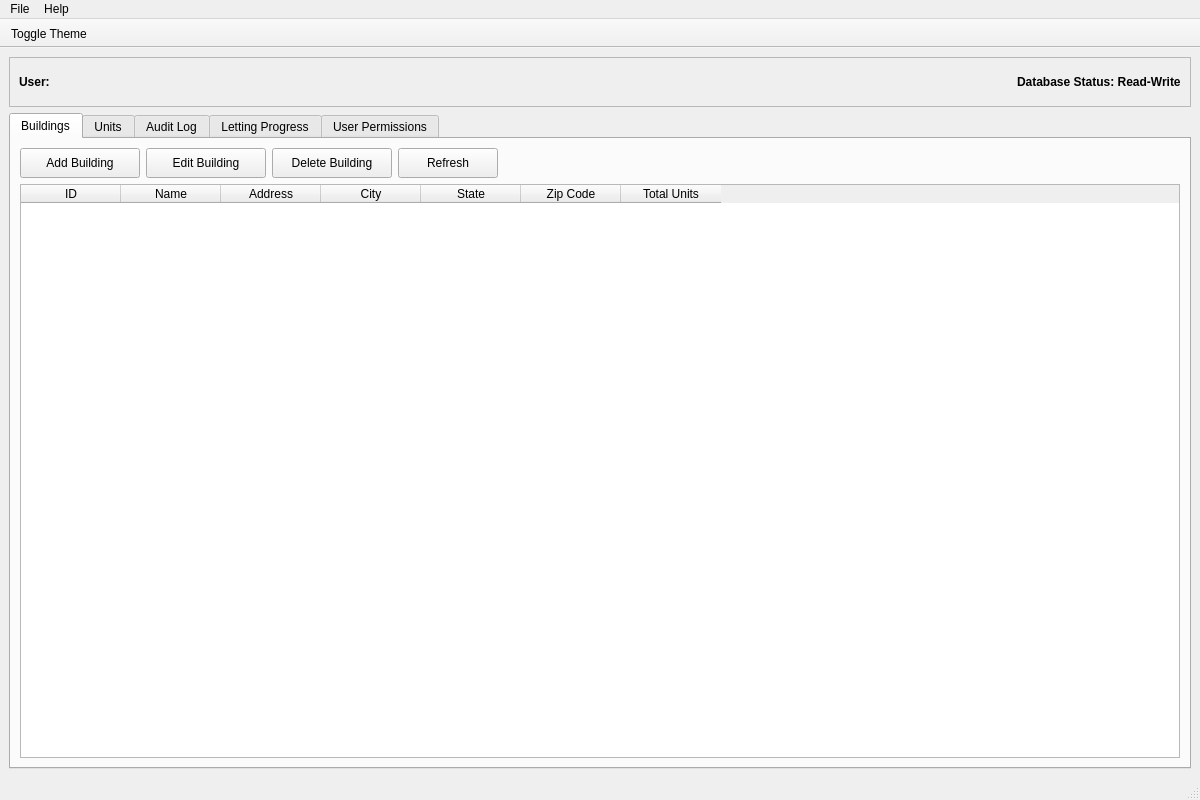
<?xml version="1.0" encoding="UTF-8"?>
<ui version="4.0">
 <class>MainWindow</class>
 <widget class="QMainWindow" name="MainWindow">
  <property name="geometry">
   <rect>
    <x>0</x>
    <y>0</y>
    <width>1200</width>
    <height>800</height>
   </rect>
  </property>
  <property name="windowTitle">
   <string>Property Management System</string>
  </property>
  <widget class="QWidget" name="centralwidget">
   <layout class="QVBoxLayout" name="verticalLayout">
    <item>
     <widget class="QFrame" name="statusFrame">
      <property name="frameShape">
       <enum>QFrame::StyledPanel</enum>
      </property>
      <property name="frameShadow">
       <enum>QFrame::Raised</enum>
      </property>
      <property name="minimumSize">
       <size>
        <width>0</width>
        <height>50</height>
       </size>
      </property>
      <layout class="QHBoxLayout" name="statusFrameLayout">
       <item>
        <widget class="QLabel" name="userLabel">
         <property name="text">
          <string>User: </string>
         </property>
         <property name="font">
          <font>
           <weight>75</weight>
           <bold>true</bold>
          </font>
         </property>
        </widget>
       </item>
       <item>
        <spacer name="horizontalSpacer">
         <property name="orientation">
          <enum>Qt::Horizontal</enum>
         </property>
         <property name="sizeHint" stdset="0">
          <size>
           <width>40</width>
           <height>20</height>
          </size>
         </property>
        </spacer>
       </item>
       <item>
        <widget class="QLabel" name="lockStatusLabel">
         <property name="text">
          <string>Database Status: Read-Write</string>
         </property>
         <property name="font">
          <font>
           <weight>75</weight>
           <bold>true</bold>
          </font>
         </property>
        </widget>
       </item>
      </layout>
     </widget>
    </item>
    <item>
     <widget class="QTabWidget" name="tabWidget">
      <property name="currentIndex">
       <number>0</number>
      </property>
      <widget class="QWidget" name="buildingsTab">
       <attribute name="title">
        <string>Buildings</string>
       </attribute>
       <layout class="QVBoxLayout" name="buildingsTabLayout">
        <item>
         <layout class="QHBoxLayout" name="buildingsToolbarLayout">
          <item>
           <widget class="QPushButton" name="addBuildingButton">
            <property name="text">
             <string>Add Building</string>
            </property>
            <property name="minimumSize">
             <size>
              <width>120</width>
              <height>30</height>
             </size>
            </property>
           </widget>
          </item>
          <item>
           <widget class="QPushButton" name="editBuildingButton">
            <property name="text">
             <string>Edit Building</string>
            </property>
            <property name="minimumSize">
             <size>
              <width>120</width>
              <height>30</height>
             </size>
            </property>
           </widget>
          </item>
          <item>
           <widget class="QPushButton" name="deleteBuildingButton">
            <property name="text">
             <string>Delete Building</string>
            </property>
            <property name="minimumSize">
             <size>
              <width>120</width>
              <height>30</height>
             </size>
            </property>
           </widget>
          </item>
          <item>
           <widget class="QPushButton" name="refreshBuildingsButton">
            <property name="text">
             <string>Refresh</string>
            </property>
            <property name="minimumSize">
             <size>
              <width>100</width>
              <height>30</height>
             </size>
            </property>
           </widget>
          </item>
          <item>
           <spacer name="buildingsToolbarSpacer">
            <property name="orientation">
             <enum>Qt::Horizontal</enum>
            </property>
            <property name="sizeHint" stdset="0">
             <size>
              <width>40</width>
              <height>20</height>
             </size>
            </property>
           </spacer>
          </item>
         </layout>
        </item>
        <item>
         <widget class="QTableWidget" name="buildingsTable">
          <property name="alternatingRowColors">
           <bool>true</bool>
          </property>
          <property name="selectionBehavior">
           <enum>QAbstractItemView::SelectRows</enum>
          </property>
          <property name="selectionMode">
           <enum>QAbstractItemView::SingleSelection</enum>
          </property>
          <column>
           <property name="text">
            <string>ID</string>
           </property>
          </column>
          <column>
           <property name="text">
            <string>Name</string>
           </property>
          </column>
          <column>
           <property name="text">
            <string>Address</string>
           </property>
          </column>
          <column>
           <property name="text">
            <string>City</string>
           </property>
          </column>
          <column>
           <property name="text">
            <string>State</string>
           </property>
          </column>
          <column>
           <property name="text">
            <string>Zip Code</string>
           </property>
          </column>
          <column>
           <property name="text">
            <string>Total Units</string>
           </property>
          </column>
         </widget>
        </item>
       </layout>
      </widget>
      <widget class="QWidget" name="unitsTab">
       <attribute name="title">
        <string>Units</string>
       </attribute>
       <layout class="QVBoxLayout" name="unitsTabLayout">
        <item>
         <layout class="QHBoxLayout" name="unitsToolbarLayout">
          <item>
           <widget class="QPushButton" name="addUnitButton">
            <property name="text">
             <string>Add Unit</string>
            </property>
            <property name="minimumSize">
             <size>
              <width>120</width>
              <height>30</height>
             </size>
            </property>
           </widget>
          </item>
          <item>
           <widget class="QPushButton" name="editUnitButton">
            <property name="text">
             <string>Edit Unit</string>
            </property>
            <property name="minimumSize">
             <size>
              <width>120</width>
              <height>30</height>
             </size>
            </property>
           </widget>
          </item>
          <item>
           <widget class="QPushButton" name="deleteUnitButton">
            <property name="text">
             <string>Delete Unit</string>
            </property>
            <property name="minimumSize">
             <size>
              <width>120</width>
              <height>30</height>
             </size>
            </property>
           </widget>
          </item>
          <item>
           <widget class="QPushButton" name="refreshUnitsButton">
            <property name="text">
             <string>Refresh</string>
            </property>
            <property name="minimumSize">
             <size>
              <width>100</width>
              <height>30</height>
             </size>
            </property>
           </widget>
          </item>
          <item>
           <spacer name="unitsToolbarSpacer">
            <property name="orientation">
             <enum>Qt::Horizontal</enum>
            </property>
            <property name="sizeHint" stdset="0">
             <size>
              <width>40</width>
              <height>20</height>
             </size>
            </property>
           </spacer>
          </item>
         </layout>
        </item>
        <item>
         <widget class="QTableWidget" name="unitsTable">
          <property name="alternatingRowColors">
           <bool>true</bool>
          </property>
          <property name="selectionBehavior">
           <enum>QAbstractItemView::SelectRows</enum>
          </property>
          <property name="selectionMode">
           <enum>QAbstractItemView::SingleSelection</enum>
          </property>
          <column>
           <property name="text">
            <string>ID</string>
           </property>
          </column>
          <column>
           <property name="text">
            <string>Building</string>
           </property>
          </column>
          <column>
           <property name="text">
            <string>Unit Number</string>
           </property>
          </column>
          <column>
           <property name="text">
            <string>Floor</string>
           </property>
          </column>
          <column>
           <property name="text">
            <string>Type</string>
           </property>
          </column>
          <column>
           <property name="text">
            <string>Sq Ft</string>
           </property>
          </column>
          <column>
           <property name="text">
            <string>Rent</string>
           </property>
          </column>
          <column>
           <property name="text">
            <string>Status</string>
           </property>
          </column>
          <column>
           <property name="text">
            <string>Tenant</string>
           </property>
          </column>
         </widget>
        </item>
       </layout>
      </widget>
      <widget class="QWidget" name="auditTab">
       <attribute name="title">
        <string>Audit Log</string>
       </attribute>
       <layout class="QVBoxLayout" name="auditTabLayout">
        <item>
         <layout class="QHBoxLayout" name="auditToolbarLayout">
          <item>
           <widget class="QPushButton" name="refreshAuditButton">
            <property name="text">
             <string>Refresh</string>
            </property>
            <property name="minimumSize">
             <size>
              <width>100</width>
              <height>30</height>
             </size>
            </property>
           </widget>
          </item>
          <item>
           <spacer name="auditToolbarSpacer">
            <property name="orientation">
             <enum>Qt::Horizontal</enum>
            </property>
            <property name="sizeHint" stdset="0">
             <size>
              <width>40</width>
              <height>20</height>
             </size>
            </property>
           </spacer>
          </item>
         </layout>
        </item>
        <item>
         <widget class="QTableWidget" name="auditTable">
          <property name="alternatingRowColors">
           <bool>true</bool>
          </property>
          <property name="selectionBehavior">
           <enum>QAbstractItemView::SelectRows</enum>
          </property>
          <column>
           <property name="text">
            <string>Timestamp</string>
           </property>
          </column>
          <column>
           <property name="text">
            <string>User</string>
           </property>
          </column>
          <column>
           <property name="text">
            <string>Action</string>
           </property>
          </column>
          <column>
           <property name="text">
            <string>Table</string>
           </property>
          </column>
          <column>
           <property name="text">
            <string>Record ID</string>
           </property>
          </column>
         </widget>
        </item>
       </layout>
      </widget>
      <widget class="QWidget" name="lettingProgressTab">
       <attribute name="title">
        <string>Letting Progress</string>
       </attribute>
       <layout class="QVBoxLayout" name="lettingProgressTabLayout">
        <item>
         <widget class="QLabel" name="lettingProgressPlaceholder">
          <property name="text">
           <string>Letting Progress tab - Coming soon</string>
          </property>
          <property name="alignment">
           <set>Qt::AlignCenter</set>
          </property>
         </widget>
        </item>
       </layout>
      </widget>
      <widget class="QWidget" name="permissionsTab">
       <attribute name="title">
        <string>User Permissions</string>
       </attribute>
       <layout class="QVBoxLayout" name="permissionsTabLayout">
        <item>
         <widget class="QLabel" name="rolePermissionsLabel">
          <property name="text">
           <string>Role Permissions</string>
          </property>
          <property name="font">
           <font>
            <weight>75</weight>
            <bold>true</bold>
            <pointsize>10</pointsize>
           </font>
          </property>
         </widget>
        </item>
        <item>
         <layout class="QHBoxLayout" name="rolePermissionsToolbarLayout">
          <item>
           <spacer name="rolePermissionsToolbarSpacer">
            <property name="orientation">
             <enum>Qt::Horizontal</enum>
            </property>
            <property name="sizeHint" stdset="0">
             <size>
              <width>40</width>
              <height>20</height>
             </size>
            </property>
           </spacer>
          </item>
          <item>
           <widget class="QPushButton" name="setRolePermissionsButton">
            <property name="text">
             <string>Set</string>
            </property>
            <property name="minimumSize">
             <size>
              <width>100</width>
              <height>30</height>
             </size>
            </property>
           </widget>
          </item>
         </layout>
        </item>
        <item>
         <widget class="QTableWidget" name="rolePermissionsTable">
          <property name="alternatingRowColors">
           <bool>true</bool>
          </property>
          <property name="selectionBehavior">
           <enum>QAbstractItemView::SelectRows</enum>
          </property>
         </widget>
        </item>
        <item>
         <widget class="QLabel" name="userRolesLabel">
          <property name="text">
           <string>User Roles</string>
          </property>
          <property name="font">
           <font>
            <weight>75</weight>
            <bold>true</bold>
            <pointsize>10</pointsize>
           </font>
          </property>
         </widget>
        </item>
        <item>
         <layout class="QHBoxLayout" name="userRolesToolbarLayout">
          <item>
           <spacer name="userRolesToolbarSpacer">
            <property name="orientation">
             <enum>Qt::Horizontal</enum>
            </property>
            <property name="sizeHint" stdset="0">
             <size>
              <width>40</width>
              <height>20</height>
             </size>
            </property>
           </spacer>
          </item>
          <item>
           <widget class="QPushButton" name="setUserRolesButton">
            <property name="text">
             <string>Set</string>
            </property>
            <property name="minimumSize">
             <size>
              <width>100</width>
              <height>30</height>
             </size>
            </property>
           </widget>
          </item>
         </layout>
        </item>
        <item>
         <widget class="QTableWidget" name="userRolesTable">
          <property name="alternatingRowColors">
           <bool>true</bool>
          </property>
          <property name="selectionBehavior">
           <enum>QAbstractItemView::SelectRows</enum>
          </property>
         </widget>
        </item>
       </layout>
      </widget>
     </widget>
    </item>
   </layout>
  </widget>
  <widget class="QMenuBar" name="menubar">
   <property name="geometry">
    <rect>
     <x>0</x>
     <y>0</y>
     <width>1200</width>
     <height>21</height>
    </rect>
   </property>
   <widget class="QMenu" name="menuFile">
    <property name="title">
     <string>File</string>
    </property>
    <addaction name="actionRefresh"/>
    <addaction name="separator"/>
    <addaction name="actionForceUnlock"/>
    <addaction name="separator"/>
    <addaction name="actionExit"/>
   </widget>
   <widget class="QMenu" name="menuHelp">
    <property name="title">
     <string>Help</string>
    </property>
    <addaction name="actionAbout"/>
   </widget>
   <addaction name="menuFile"/>
   <addaction name="menuHelp"/>
  </widget>
  <widget class="QStatusBar" name="statusbar"/>
  <widget class="QToolBar" name="toolBar">
   <property name="windowTitle">
    <string>toolBar</string>
   </property>
   <property name="movable">
    <bool>false</bool>
   </property>
   <property name="floatable">
    <bool>false</bool>
   </property>
   <attribute name="toolBarArea">
    <enum>TopToolBarArea</enum>
   </attribute>
   <attribute name="toolBarBreak">
    <bool>false</bool>
   </attribute>
   <addaction name="actionToggleTheme"/>
  </widget>
  <action name="actionExit">
   <property name="text">
    <string>Exit</string>
   </property>
  </action>
  <action name="actionAbout">
   <property name="text">
    <string>About</string>
   </property>
  </action>
  <action name="actionRefresh">
   <property name="text">
    <string>Refresh All</string>
   </property>
  </action>
  <action name="actionForceUnlock">
   <property name="text">
    <string>Force Unlock Database (Admin)</string>
   </property>
  </action>
  <action name="actionToggleTheme">
   <property name="text">
    <string>Toggle Theme</string>
   </property>
   <property name="toolTip">
    <string>Switch between Dark and Light theme</string>
   </property>
  </action>
 </widget>
 <resources/>
 <connections/>
</ui>
